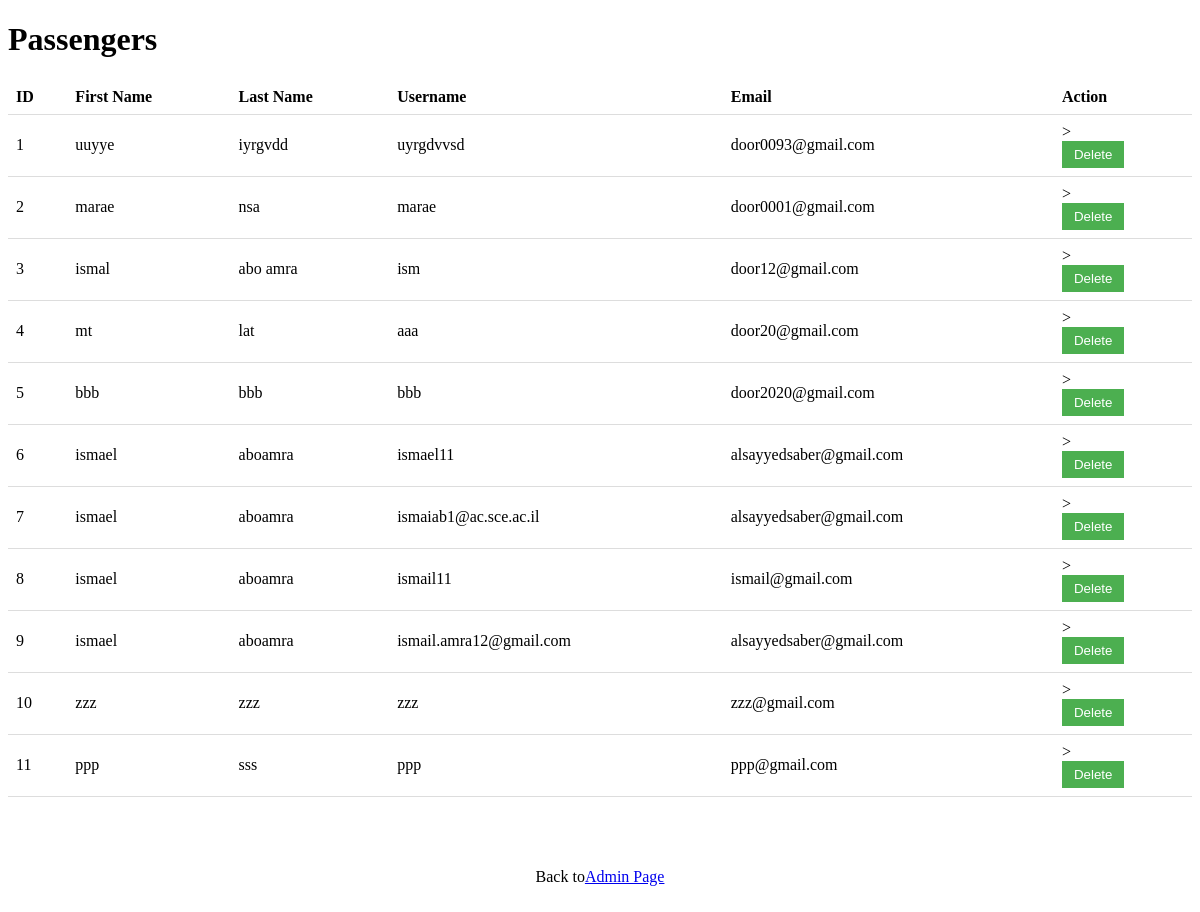
Screenshot of /Table_passenger with the database file from the repository.
### Boards/models.py (models this page shows)
class Passenger(models.Model):
    user = models.OneToOneField(User, on_delete=models.CASCADE)
    id_user_P = models.IntegerField()

### Boards/views.py (the view)
# urls.py: path('Table_passenger', views.Table_passenger, name='Table_passenger'),
def Table_passenger(request):
    passengers = Passenger.objects.all()
    return render(request, 'detailspassenger.html', {'passengers': passengers})

### Templates/detailspassenger.html (shortened to what this page needs)
<!DOCTYPE html>
<html>
  <head>
  </head>
  <body>
    <h1>Passengers</h1>
    <table>
      <tr>
        <th>ID</th>
        <th>First Name</th>
        <th>Last Name</th>
        <th>Username</th>
        <th>Email</th>
        <th>Action</th>
      </tr>
      {% for passenger in passengers %}
      <tr>
        <td>{{ passenger.id }}</td>
        <td>{{ passenger.user.first_name }}</td>
        <td>{{ passenger.user.last_name }}</td>
        <td>{{ passenger.user.username }}</td>
        <td>{{ passenger.user.email }}</td>
        <td>
          >
          <form
            action="{% url 'delete_passenger' passenger.id %}"
            method="POST"
          >
            <button
              type="submit"
              class="delete-button"
              data-id="{{ passenger.id }}"
            >
              Delete
            </button>
          </form>
        </td>
      </tr>
      {% endfor %}
    </table>
    <div
      style="
        display: flex;
        justify-content: center;
        align-items: center;
        height: 20vh;
      "
    >
      Back to <a href="/HomePageadmin"> Admin Page </a>
    </div>
  </body>
</html>

### Templates/detailspassenger.html (style rules this page uses)
table { width: 100%; border-collapse: collapse; }
th, td { padding: 8px; text-align: left; border-bottom: 1px solid #ddd; }
.delete-button, .review-button { padding: 6px 12px; background-color: #4caf50; color: white; border: none; cursor: pointer; }

### rows the page displays
Passenger: id "1", user.first_name "uuyye", user.last_name "iyrgvdd", user.username "uyrgdvvsd", user.email "door0093@gmail.com"
Passenger: id "2", user.first_name "marae", user.last_name "nsa", user.username "marae", user.email "door0001@gmail.com"
Passenger: id "3", user.first_name "ismal", user.last_name "abo amra", user.username "ism", user.email "door12@gmail.com"
Passenger: id "4", user.first_name "mt", user.last_name "lat", user.username "aaa", user.email "door20@gmail.com"
Passenger: id "5", user.first_name "bbb", user.last_name "bbb", user.username "bbb", user.email "door2020@gmail.com"
Passenger: id "6", user.first_name "ismael", user.last_name "aboamra", user.username "ismael11", user.email "alsayyedsaber@gmail.com"
Passenger: id "7", user.first_name "ismael", user.last_name "aboamra", user.username "ismaiab1@ac.sce.ac.il", user.email "alsayyedsaber@gmail.com"
Passenger: id "8", user.first_name "ismael", user.last_name "aboamra", user.username "ismail11", user.email "ismail@gmail.com"
Passenger: id "9", user.first_name "ismael", user.last_name "aboamra", user.username "ismail.amra12@gmail.com", user.email "alsayyedsaber@gmail.com"
Passenger: id "10", user.first_name "zzz", user.last_name "zzz", user.username "zzz", user.email "zzz@gmail.com"
Passenger: id "11", user.first_name "ppp", user.last_name "sss", user.username "ppp", user.email "ppp@gmail.com"
